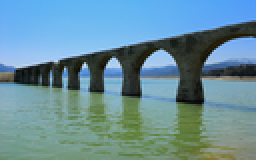
%> input picture lab_8/bridge.png, 128 x 80 px, shrunk from 480 x 300 before the run (shown 2 times larger)
$ octave lab08.m   (GNU Octave 9; MATLAB toolbox functions it lacks are replaced by stand-ins)
%> lines starting %> are read from the running program, lines starting %| are printed output that depends on the picture; in (x1, y1, x2, y2) boxes, pixels count from 0 and x2, y2 are one past the last pixel; in counts of white or black regions, pixels touching at a corner belong together; the program's own positions count from 1
### lab_8/lab_08/hough_transform.m
function [m, b] = hough_transform(edge_map)

% find x, y position from edge map
[edge_y, edge_x] = find(edge_map);

% range of b
H = size(edge_map, 1);
b_range = -H : 1 : H;

% range of m
m_step = 0.01;
m_max = 5;
m_min = -m_max;
m_range = m_min : m_step : m_max;

% create vote matrix
V = zeros(length(m_range), length(b_range));

for i = 1 : length(edge_y)
    y = edge_y(i);
    x = edge_x(i);

    for b_index = 1:length(b_range)
        b = b_range(b_index);
        m = (-b / x) + (y / x);

        if(m_min <= m && m_max >= m)
            m_index = round((m - m_min) / m_step) + 1;
            V(m_index, b_index) = V(m_index, b_index) + 1;
        end
    end
end

subplot(2,2,2);
imagesc(V); xlabel('b'); ylabel('m');


max_vote = max(V(:));
[max_m_index, max_b_index] = find(V == max_vote);
m = m_range(max_m_index);
b = b_range(max_b_index);
end


### lab_8/lab_08/hough_transform_polar.m
function [r, theta] = hough_transform_polar(edge_map)

[edge_y, edge_x] = find(edge_map);

H = size(edge_map, 1);
W = size(edge_map, 2);

r_max = round(sqrt(H^2 + W^2));
r_min = -r_max;
r_step = 1;
r_range = r_min : r_step : r_max;

theta_step = 0.01;
theta_range = -pi / 2 : theta_step : pi / 2;

V = zeros(length(r_range), length(theta_range));

for i = 1 : length(edge_y)
    y = edge_y(i);
    x = edge_x(i);

    for theta_index = 1 : length(theta_range)
        theta = theta_range(theta_index);

        r = x * cos(theta) + y * sin(theta);
        if(r_min <= r && r_max >= r)
            r_index = round((r - r_min) / r_step) + 1;
            V(r_index, theta_index) = V(r_index, theta_index) + 1;
        end
    end
end

subplot(2,2,4);
imagesc(V); xlabel('theta'); ylabel('r');
% figure, imshow(V);

max_vote = max(V(:));
[max_r_index, max_theta_index] = find(V == max_vote);
r = r_range(max_r_index);
theta = theta_range(max_theta_index);

end

### lab_8/lab_08/lab08.m
img1 = im2double(imread('bridge.png'));
img2 = im2double(imread('hill.png'));
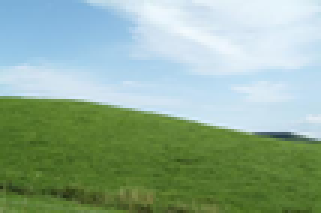
%> input picture lab_8/hill.png, 107 x 71 px, shrunk from 400 x 268 before the run (shown 3 times larger)
img3 = im2double(imread('lines.png'));
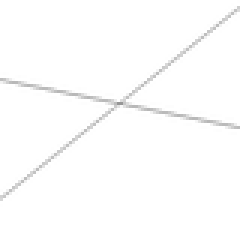
%> input picture lab_8/lines.png, 80 x 80 px, shrunk from 300 x 300 before the run (shown 3 times larger)
%> img3: size 80x80x3 double; min 0.584, max 1, mean 0.992

% *******************************IMG 1 **********************************

edge_map = edge(rgb2gray(img1), 'canny', 0.1, 3);
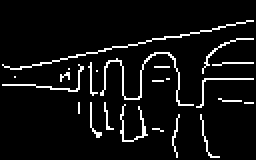
%> edge_map: size 80x128 logical (shown 2 times larger); 6.4% white in thin lines or dots, all inside (x1, y1, x2, y2) = (1, 10, 127, 79)

% Cartesian
[m,b] = hough_transform(edge_map);
%> in hough_transform, `[edge_y, edge_x] = find(edge_map);`: edge_y = 654 values from 11 to 79; edge_x = 654 values from 2 to 127
%> the loop in hough_transform, `for i = 1 : length(edge_y)` made 654 passes
%> (y, x) on passes 1 to 3: (33, 2), (43, 2), (34, 3)
%> after the loop in hough_transform, `for i = 1 : length(edge_y)`:
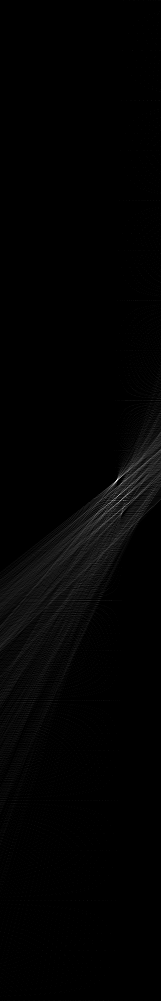
%> V: size 1001x161 double; min 0, max 55, mean 0.6; drawn with min black and max white
%> after the loop in hough_transform, `for i = 1 : length(edge_y)`: m_index = 479
%> in hough_transform, `max_vote = max(V(:));`: max_vote = 55
%> in hough_transform, `[max_m_index, max_b_index] = find(V == max_vote);`: max_m_index = 480; max_b_index = 118
%> in hough_transform, `m = m_range(max_m_index);`: m = -0.21
%> in hough_transform, `b = b_range(max_b_index);`: b = 37
%> m = -0.21; b = 37
x = 1 : size(img1, 2);
%> x = 128 values from 1 to 128
y = m * x + b;
%> y = 128 values, max 36.79 at index 1, min 10.12 at index 128, mean 23.46

subplot(2,2,1);
imshow(img1); hold on;
plot(x, y, 'LineWidth', 5, 'Color','red');
hold off;

% Polar
[r,theta] = hough_transform_polar(edge_map);
%> the loop in hough_transform_polar, `for i = 1 : length(edge_y)` made 654 passes
%> after the loop in hough_transform_polar, `for i = 1 : length(edge_y)`:
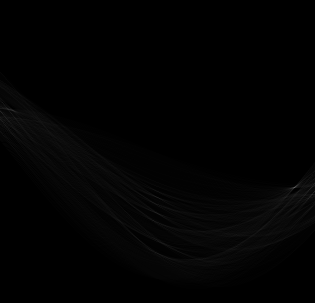
%> V: size 303x315 double; min 0, max 100, mean 2.2
%> after the loop in hough_transform_polar, `for i = 1 : length(edge_y)`: r_index = 204
%> in hough_transform_polar, `max_vote = max(V(:));`: max_vote = 100
%> in hough_transform_polar, `[max_r_index, max_theta_index] = find(V == max_vote);`: max_r_index = 188; max_theta_index = 295
%> in hough_transform_polar, `r = r_range(max_r_index);`: r = 36
%> in hough_transform_polar, `theta = theta_range(max_theta_index);`: theta = 1.37
%> r = 36; theta = 1.37
xPolar = 1 : size(img1, 2);
%> xPolar = 128 values from 1 to 128
yPolar = -(cos(theta) / sin(theta)) * xPolar + (r / sin(theta));
%> yPolar = 128 values, max 36.54 at index 1, min 10.58 at index 128, mean 23.56

subplot(2,2,3);
imshow(img1); hold on;
plot(xPolar, yPolar, 'LineWidth', 5, 'Color', 'blue');
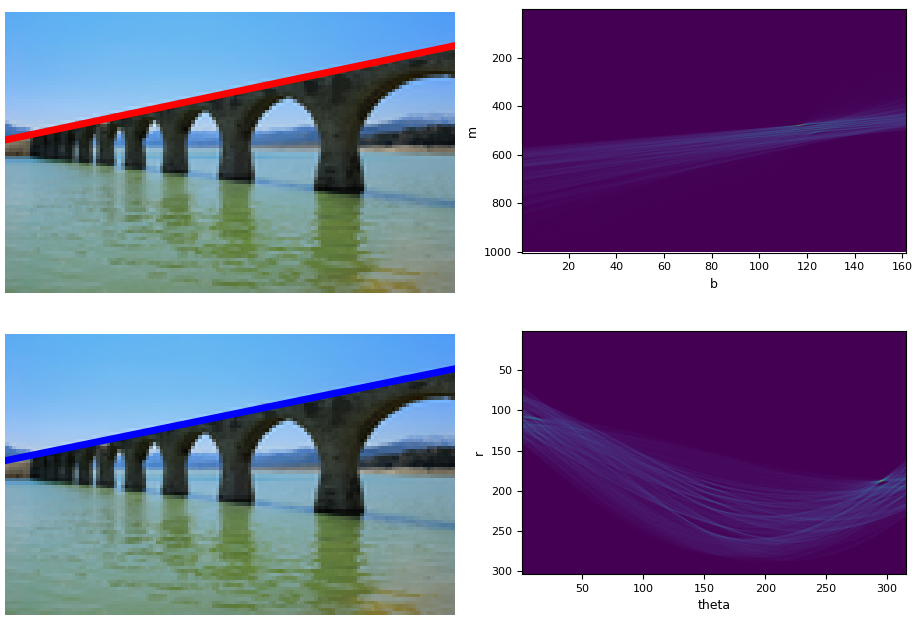
%> figure redrawn from the program's plot data, 4 panels
hold off;

% [49 lines of commented-out code are left out]
